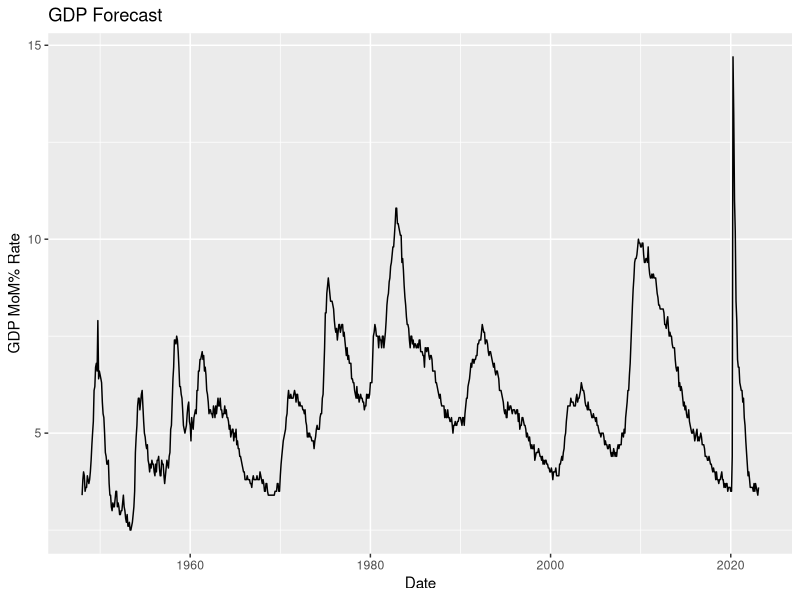
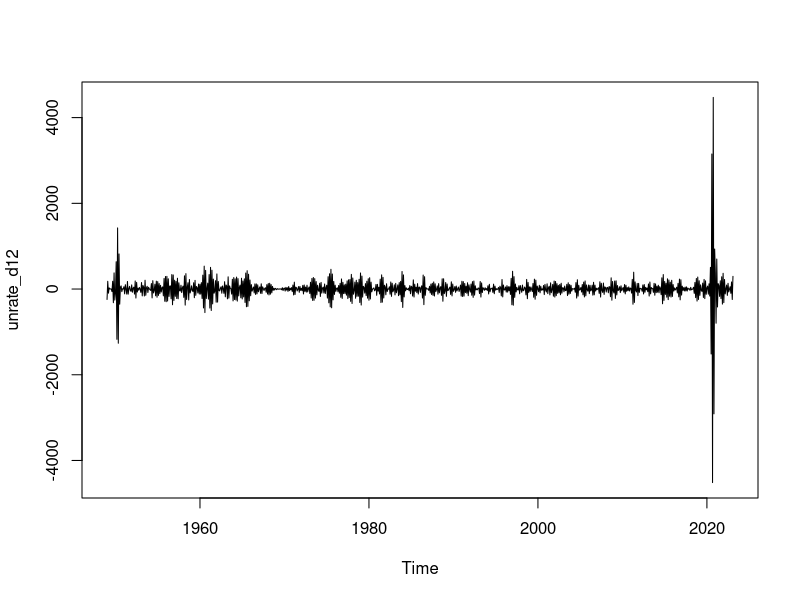
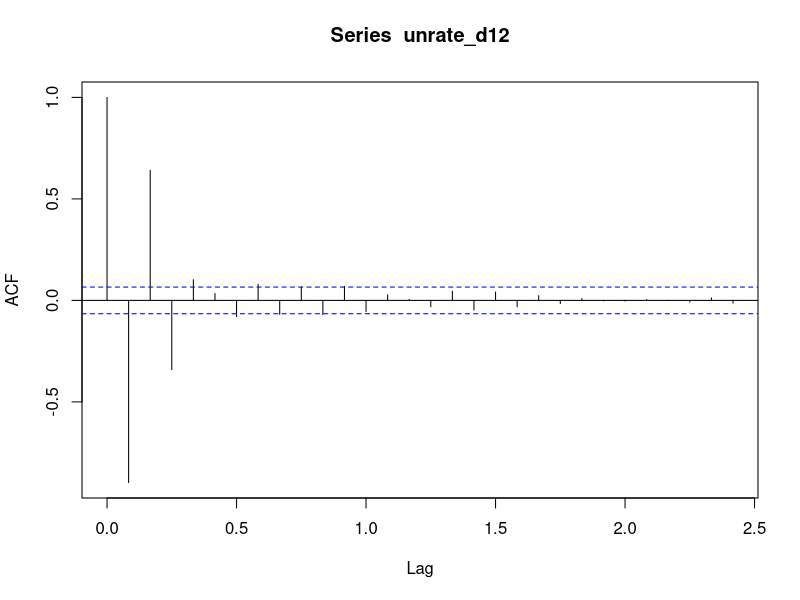
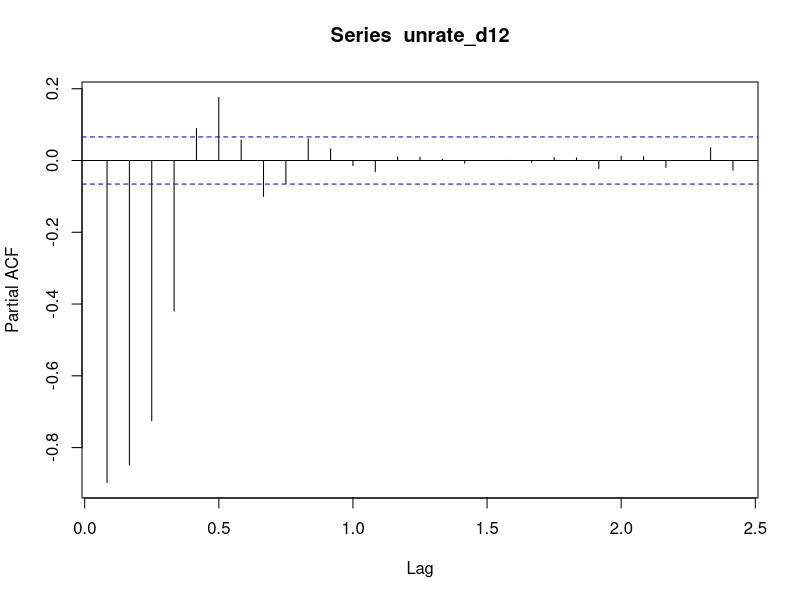
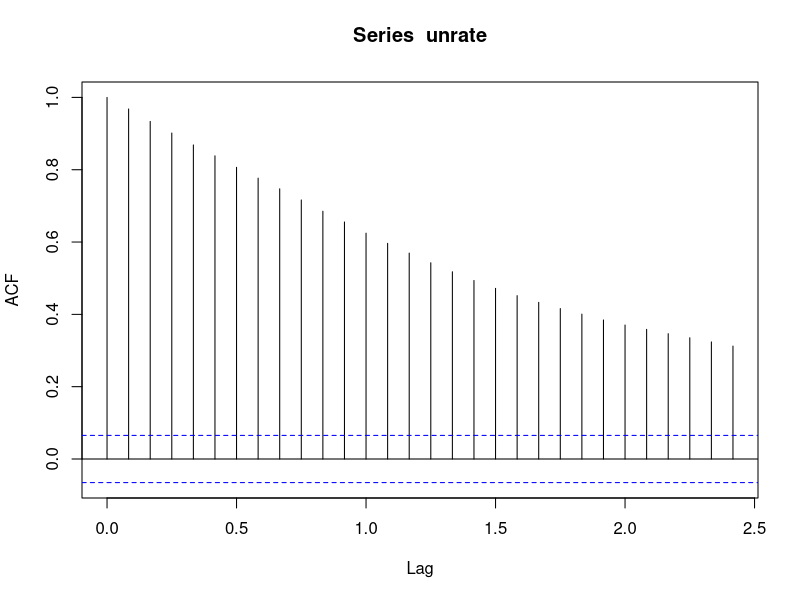
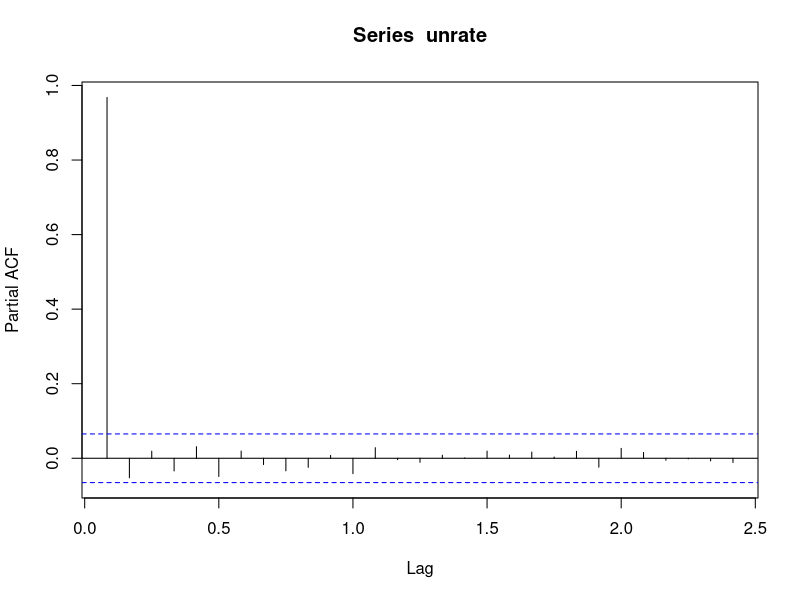

The R source for these figures, in order: (Note: this script raises an error after producing the figures.)
## ---- chunk 1
library(readxl)
library(dynlm) # use the dynlm package
library(urca) #use urca package, allows choosing drift and/or trend for ADF test
library(ggplot2)
library(stats)
library(lmtest) # For Z Statistic
library(forecast) 

## ---- chunk 2
data<- read_excel("ch3_UnemploymentRate.xls")

#creating time series
unrate <- ts(data$UNRATE, frequency = 12, start = 1948)
data_length <- length(unrate)
unrate_forecast <- ts(data$UNRATE, frequency = 12, start=c(1948,1), end = c(2023,2))

## ---- chunk 3
ggplot() + 
  geom_line(data, mapping=aes(x=observation_date, y=UNRATE))+
  labs(title="GDP Forecast", colour="Forecasts") +
  xlab("Date") +
  ylab("GDP MoM% Rate")
## ---- chunk 4
#removing trend and seasonality
unrate_d12 <- diff(unrate, differences = 12)
plot(unrate_d12)
## ---- chunk 5
acf(unrate_d12)
pacf(unrate_d12)

acf(unrate)
pacf(unrate)
## ---- chunk 6
MA <- arima(unrate, order = c(0, 0, 1))
ma_r_squared <- as.numeric(MA[2]$sigma2[1])
ma_summary <- summary(MA)
# Calculate the adjusted R-squared value
ma_adjusted_r_squared <- 1 - (1 - ma_r_squared) * (data_length - 1) / (data_length)
# Print the adjusted R-squared value

print(paste0("MA Adjusted R-squared: ",ma_adjusted_r_squared))

# Z Test
ma_t_stat <- coeftest(MA)
# Print the t-statistics
print(ma_t_stat) ### High Z statistics means there is a strong correlation, P value is small so we can reject null hypothesis.

## ---- chunk 7
AR1 <- arima(unrate, order = c(1, 0, 0))
ar1_r_squared <- as.numeric(AR1[2]$sigma2[1])
ar1_summary <- summary(AR1)
# Calculate the adjusted R-squared value
ar1_adjusted_r_squared <- 1 - (1 - ar1_r_squared) * (data_length - 1) / (data_length)
# Print the adjusted R-squared value

print(paste0("AR(1) Adjusted R-squared: ",ar1_adjusted_r_squared))

# Z Test
ar1_t_stat <- coeftest(AR1)
# Print the t-statistics
print(ar1_t_stat) ### High Z statistics means there is a strong correlation, P value is small so we can reject null hypothesis.

## ---- chunk 8
AR2 <- arima(unrate, order = c(2, 0, 0))
ar2_r_squared <- as.numeric(AR2[2]$sigma2[1])
ar2_summary <- summary(AR2)
# Calculate the adjusted R-squared value
ar2_adjusted_r_squared <- 1 - (1 - ar2_r_squared) * (data_length - 1) / (data_length)
# Print the adjusted R-squared value
print(paste0("AR(2) adjusted R-squared: ", ar2_adjusted_r_squared))

# Z Test
ar2_t_stat <- coeftest(AR2)
# Print the t-statistics
print(ar2_t_stat) ### High Z statistics means there is a strong correlation, P value is small so we can reject null hypothesis.
## ---- chunk 9
AR3 <- arima(unrate, order = c(3, 0, 0))
ar3_r_squared <- as.numeric(AR3[2]$sigma2[1])
ar3_summary <- summary(AR3)
# Calculate the adjusted R-squared value
ar3_adjusted_r_squared <- 1 - (1 - ar3_r_squared) * (data_length - 1) / (data_length)
# Print the adjusted R-squared value

print(paste0("AR(3) Adjusted R-squared: ",ar3_adjusted_r_squared))

# Z Test
ar3_t_stat <- coeftest(AR3)
# Print the t-statistics
print(ar3_t_stat) ### High Z statistics means there is a strong correlation, P value is small so we can reject null hypothesis.
## ---- chunk 10
ARMA1 <- arima(unrate, order = c(1, 0, 1))
arma1_r_squared <- as.numeric(ARMA1[2]$sigma2[1])
arma1_summary <- summary(ARMA1)

# Calculate the adjusted R-squared value
arma1_adjusted_r_squared <- 1 - (1 - arma1_r_squared) * (data_length - 1) / (data_length)
# Print the adjusted R-squared value
print(paste0("ARMA Model 1 Adjusted R-squared: ",arma1_adjusted_r_squared))

# Z Test
arma1_t_stat <- coeftest(ARMA1)
# Print the t-statistics
print(arma1_t_stat) ### High Z statistics means there is a strong correlation, P value is small so we can reject null hypothesis. In support of AR model. 
## ---- chunk 11
ARMA2 <- arima(unrate, order = c(2, 0, 1))
arma2_r_squared <- as.numeric(ARMA2[2]$sigma2[1])
arma2_summary <- summary(ARMA2)

# Calculate the adjusted R-squared value
arma2_adjusted_r_squared <- 1 - (1 - arma2_r_squared) * (data_length - 1) / (data_length)
# Print the adjusted R-squared value
print(paste0("ARMA Model 2 Adjusted R-squared: ",arma2_adjusted_r_squared))

# Z Test
arma2_t_stat <- coeftest(ARMA2)
# Print the t-statistics
print(arma2_t_stat) ### High Z statistics means there is a strong correlation, P value is small so we can reject null hypothesis. In support of AR model. 
## ---- chunk 12
ARMA3 <- arima(unrate, order = c(1, 0, 4))
arma3_r_squared <- as.numeric(ARMA3[2]$sigma2[1])
arma3_summary <- summary(ARMA3)

# Calculate the adjusted R-squared value
arma3_adjusted_r_squared <- 1 - (1 - arma3_r_squared) * (data_length - 1) / (data_length)
# Print the adjusted R-squared value
print(paste0("ARMA Model 3 Adjusted R-squared: ",arma3_adjusted_r_squared))

# Z Test
arma3_t_stat <- coeftest(ARMA3)
# Print the t-statistics
print(arma3_t_stat) ### High Z statistics means there is a strong correlation, P value is small so we can reject null hypothesis. In support of AR model. 
## ---- chunk 13
# Linear MA Model
adf_MA <- ur.df(MA$residuals)
print(adf_MA)

# Linear AR Model
adf_AR1 <- ur.df(AR1$residuals)
print(adf_AR1)

adf_AR2 <- ur.df(AR2$residuals)
print(adf_AR2)

adf_AR3 <- ur.df(AR3$residuals)
print(adf_AR3)

# Linear ARMA Model
adf_ARMA1 <- ur.df(ARMA1$residuals)
print(adf_ARMA1)

adf_ARMA2 <- ur.df(ARMA2$residuals)
print(adf_ARMA2)

adf_ARMA3 <- ur.df(ARMA3$residuals)
print(adf_ARMA3)

## ---- chunk 14
AIC(MA)
AIC(AR1)
AIC(AR2)
AIC(AR3)


AIC(ARMA1)
AIC(ARMA2)
AIC(ARMA3)
## ---- chunk 15
print(paste0("MA BIC: ", BIC(MA)))
print(paste0("AR1 BIC: ", BIC(AR1)))
print(paste0("AR2 BIC: ", BIC(AR2)))
print(paste0("AR3 BIC: ", BIC(AR3)))
print(paste0("ARMA 1 BIC: ", BIC(ARMA1)))
print(paste0("ARMA 2 BIC: ", BIC(ARMA2)))
print(paste0("ARMA 3 BIC: ", BIC(ARMA3)))
## ---- chunk 16
Box.test(unrate, type='Ljung-Box')
## ---- chunk 17
# create train data, first 90%
data_row_ct <- nrow(data)
data_first_90pct <- data[1:ceiling(0.9*data_row_ct),]
data_first_90pct_row_ct <- nrow(data_first_90pct)
# set test data
data_estimation_sample <- tail(data, data_row_ct-ceiling(0.9*data_row_ct))
data_estimation_sample_row_ct <- data_row_ct-ceiling(0.9*data_row_ct)

## ---- chunk 18
#fit AR(3)
ar3_model<-dynlm(unrate_forecast ~ lag(unrate_forecast,-1) + lag(unrate_forecast,-3), start=c(1948,1), end=c(2023,2)) 
summary(ar3_model)


fcast1<-numeric(data_estimation_sample_row_ct) #generate a vector of zeros (length of estimation sample set)
ferror1<-numeric(data_estimation_sample_row_ct) #generate a vector of zeros (length of estimation sample set)
loss1<-numeric(data_estimation_sample_row_ct) #generate a vector of zeros (length of estimation sample set)

for (i in 1:data_estimation_sample_row_ct){ #start a for loop 
  #fill in forecasted values at the end of each iteration
  ## Forecast values
  fcast1[i]<-coef(ar3_model)[1]+ coef(ar3_model)[2]*unrate_forecast[data_first_90pct_row_ct-1+i] + coef(ar3_model)[3]*unrate_forecast[data_first_90pct_row_ct-3+i]
  ## Error Values
  ferror1[i]<-unrate_forecast[data_first_90pct_row_ct+i]- fcast1[i]
  ## Loss Values
  loss1[i] <-ferror1[i]^2
} #end the loop

# cbind(fcast1, ferror1, loss1)
MSE1 <- mean(loss1)

mpetest <- lm(ferror1 ~ 1)
summary(mpetest)

IETest <- lm(ferror1 ~ fcast1)
summary(IETest)

## ---- chunk 19
ar3_onestep <- rbind(NA,NA,NA, data.frame(predict(ar3_model, h=1)))

ar3_data_onestep <- cbind(data, ar3_onestep)
colnames(ar3_data_onestep)[3] <- "forecast"

ar3_onestep_error <- ar3_data_onestep$UNRATE - ar3_data_onestep$forecast
ar3_onestep_loss <- (ar3_data_onestep$UNRATE - ar3_data_onestep$forecast)^2
ar3_onestep_mse <- mean((ar3_data_onestep$UNRATE - ar3_data_onestep$forecast)^2)
ar3_onestep_error

fAR3_onestep <- cbind(data, ar3_data_onestep[3], error_onestep, loss_onestep)

ar3_onestep_mpetest <- lm(ferror1 ~ 1)
summary(ar3_onestep_mpetest)

ar3_onestep_IETest <- lm(ar3_onestep_error ~ fAR3_onestep$forecast)
summary(ar3_onestep_IETest)
## ---- chunk 20
fcast2<-numeric(data_estimation_sample_row_ct) #generate a vector of zeros (length of estimation sample set)
ferror2<-numeric(data_estimation_sample_row_ct) #generate a vector of zeros (length of estimation sample set)
loss2<-numeric(data_estimation_sample_row_ct) #generate a vector of zeros (length of estimation sample set)

for (i in 1:data_estimation_sample_row_ct){ 
  fcast2[i]<-unrate_forecast[data_first_90pct_row_ct-1+i] #naive forecast
  ferror2[i]<-unrate_forecast[data_first_90pct_row_ct+i]- fcast2[i] #fill in forecasted values at the end of each iteration
  loss2[i] <-ferror2[i]^2
 }
cbind(fcast2, ferror2, loss2)
MSE2 <- mean(loss2)

mpetest <- lm(ferror2 ~ 1)
summary(mpetest)


IETest <- lm(ferror2 ~ fcast2)
summary(IETest)

## ---- chunk 21
fcast3<-numeric(data_estimation_sample_row_ct) #generate a vector of zeros (length of estimation sample set)
ferror3<-numeric(data_estimation_sample_row_ct) #generate a vector of zeros (length of estimation sample set)
loss3<-numeric(data_estimation_sample_row_ct) #generate a vector of zeros (length of estimation sample set)


for (i in 1:data_estimation_sample_row_ct){ 
  fcast3[i]<-(unrate_forecast[data_estimation_sample_row_ct-1+i]+unrate_forecast[data_estimation_sample_row_ct-2+i]+unrate_forecast[data_estimation_sample_row_ct-3+i]+unrate_forecast[data_estimation_sample_row_ct-4+i])/4  #forecast is the average of the last 4 observations
  ferror3[i]<-unrate_forecast[data_first_90pct_row_ct+i] - fcast3[i] #fill in forecasted values at the end of each iteration
  loss3[i] <-ferror3[i]^2
}


cbind(fcast3, ferror3, loss3)
MSE3 <- mean(loss3)

mpetest <- lm(ferror3 ~ 1)
summary(mpetest)


IETest <- lm(ferror3 ~ fcast3)
summary(IETest)

## ---- chunk 22

unrate_forecast0<-window(unrate_forecast,start=c(2015,9)) ## estimation sample date
comb<-lm(unrate_forecast0~fcast1+fcast2+fcast3)
summary(comb)


fcast4<-numeric(data_estimation_sample_row_ct) #generate a vector of zeros (length of estimation sample set)
ferror4<-numeric(data_estimation_sample_row_ct) #generate a vector of zeros (length of estimation sample set)
loss4<-numeric(data_estimation_sample_row_ct) #generate a vector of zeros (length of estimation sample set)

fcast4 <- comb$fitted.values
ferror4 <- unrate_forecast0-fcast4
loss4 <-ferror4^2

MSE4 <- mean(loss4)
## ---- chunk 23
data_estimation_sample
cbind(data_estimation_sample, fcast1, ferror1, loss1, fcast2, ferror2, loss2, fcast3, ferror3, loss3)
## ---- chunk 24
forec <- cbind(data_estimation_sample,fcast1, fcast2, fcast3, fcast4)
## Adjust date tye
forec$observation_date = as.Date(forec$observation_date)
data$observation_date = as.Date(data$observation_date)
forec
## ---- chunk 25
plot(x = data$observation_date, y = data$UNRATE, type = "l", lwd=3.0)+
  lines(x = forec$observation_date, y= forec$fcast1,lty=2,lwd=2,col="green")+
  lines(x = forec$observation_date, y= forec$fcast2,lty=2,lwd=2,col="red")+
  lines(x = forec$observation_date, y= forec$fcast3,lty=2,lwd=2,col="orange")
# +
#   lines(x = forec$observation_date, y= forec$fcast4,lty=2,lwd=2,col="purple")

## ---- chunk 26

plot(x = data$observation_date, y = data$UNRATE, type = "l", lwd=5.0, xlim=c(as.Date("2015-01-01"), as.Date("2023-01-04")) )+
  lines(x = forec$observation_date, y= forec$fcast1,lty=2,lwd=2,col="green")+
  lines(x = forec$observation_date, y= forec$fcast2,lty=2,lwd=2,col="red")+
  lines(x = forec$observation_date, y= forec$fcast3,lty=2,lwd=2,col="orange")
# +
#   lines(x = forec$observation_date, y= forec$fcast4,lty=2,lwd=2,col="purple")

## ---- chunk 27
plot(x = data$observation_date, y = data$UNRATE, type = "l", lwd=5.0, xlim=c(as.Date("2020-01-01"), as.Date("2023-01-04")) )+
  lines(x = forec$observation_date, y= forec$fcast1,lty=2,lwd=2,col="green")+
  lines(x = forec$observation_date, y= forec$fcast2,lty=2,lwd=2,col="red")+
  lines(x = forec$observation_date, y= forec$fcast3,lty=2,lwd=2,col="orange")
# +
#   lines(x = forec$observation_date, y= forec$fcast4,lty=2,lwd=2,col="purple")

## ---- chunk 28
plot(x = data$observation_date, y = data$UNRATE, type = "l", lwd=5.0, xlim=c(as.Date("2021-01-01"), as.Date("2023-01-04")) )+
  lines(x = forec$observation_date, y= forec$fcast1,lty=2,lwd=2,col="green")+
  lines(x = forec$observation_date, y= forec$fcast2,lty=2,lwd=2,col="red")+
  lines(x = forec$observation_date, y= forec$fcast3,lty=2,lwd=2,col="orange")

## ---- chunk 29
ggplot() + 
  geom_line(data, mapping=aes(x=observation_date, y=UNRATE),size=1) +
  geom_line(forec, mapping=aes(x=observation_date, y=fcast1, color= 'Model 1: Fixed Scheme'),size=1) +
  geom_line(forec, mapping=aes(x=observation_date, y=fcast2, color='Model 2: Naive'),size=1) +
  geom_line(forec, mapping=aes(x=observation_date, y=fcast3, color='Model 3: Average-4'),size=1) +
  #geom_line(forec, mapping=aes(x=observation_date, y=fcast4, color='fcast4'),size=1) +
  xlim(as.Date(c("2015-01-01", "2023-01-01"))) +
  labs(title="GDP Forecast", colour="Forecasts") +
  xlab("Date") +
  ylab("GDP MoM% Rate")
## ---- chunk 30
ggplot() + 
  geom_line(data, mapping=aes(x=observation_date, y=UNRATE),size=1) +
  geom_line(forec, mapping=aes(x=observation_date, y=fcast1, color= 'Model 1: Fixed Scheme'),size=1) +
  geom_line(forec, mapping=aes(x=observation_date, y=fcast2, color='Model 2: Naive'),size=1) +
  geom_line(forec, mapping=aes(x=observation_date, y=fcast3, color='Model 3: Average-4'),size=1) +
  #geom_line(forec, mapping=aes(x=observation_date, y=fcast4, color='fcast4'),size=1) +
  xlim(as.Date(c("1948-01-01", "2023-01-01"))) +
  labs(title="GDP Forecast", colour="Forecasts") +
  xlab("Date") +
  ylab("GDP MoM% Rate")+
  theme(aspect.ratio=1/2)
